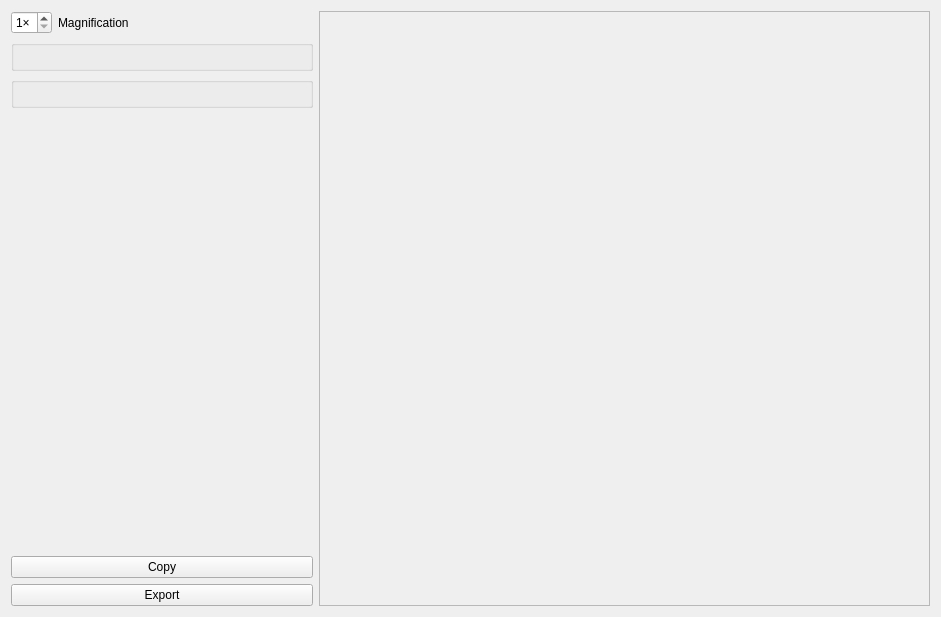
<?xml version="1.0" encoding="UTF-8"?>
<ui version="4.0">
 <class>QGBA::MapView</class>
 <widget class="QWidget" name="QGBA::MapView">
  <property name="geometry">
   <rect>
    <x>0</x>
    <y>0</y>
    <width>941</width>
    <height>617</height>
   </rect>
  </property>
  <property name="windowTitle">
   <string>Maps</string>
  </property>
  <layout class="QGridLayout" name="gridLayout" rowstretch="0,0,0,0,0,0,0">
   <item row="1" column="0">
    <layout class="QVBoxLayout" name="bgLayout">
     <item>
      <layout class="QHBoxLayout" name="horizontalLayout_4">
       <item>
        <widget class="QSpinBox" name="magnification">
         <property name="sizePolicy">
          <sizepolicy hsizetype="Fixed" vsizetype="Fixed">
           <horstretch>0</horstretch>
           <verstretch>0</verstretch>
          </sizepolicy>
         </property>
         <property name="suffix">
          <string notr="true">×</string>
         </property>
         <property name="minimum">
          <number>1</number>
         </property>
         <property name="maximum">
          <number>8</number>
         </property>
        </widget>
       </item>
       <item>
        <widget class="QLabel" name="label_2">
         <property name="text">
          <string>Magnification</string>
         </property>
        </widget>
       </item>
      </layout>
     </item>
    </layout>
   </item>
   <item row="1" column="1" rowspan="6" colspan="2">
    <widget class="QScrollArea" name="scrollArea">
     <property name="widgetResizable">
      <bool>true</bool>
     </property>
     <property name="alignment">
      <set>Qt::AlignLeading|Qt::AlignLeft|Qt::AlignTop</set>
     </property>
     <widget class="QWidget" name="scrollAreaWidgetContents">
      <property name="geometry">
       <rect>
        <x>0</x>
        <y>0</y>
        <width>613</width>
        <height>601</height>
       </rect>
      </property>
      <layout class="QVBoxLayout" name="verticalLayout">
       <property name="leftMargin">
        <number>0</number>
       </property>
       <property name="topMargin">
        <number>0</number>
       </property>
       <property name="rightMargin">
        <number>0</number>
       </property>
       <property name="bottomMargin">
        <number>0</number>
       </property>
       <item>
        <widget class="QLabel" name="map">
         <property name="text">
          <string/>
         </property>
        </widget>
       </item>
       <item>
        <spacer name="verticalSpacer_2">
         <property name="orientation">
          <enum>Qt::Vertical</enum>
         </property>
         <property name="sizeHint" stdset="0">
          <size>
           <width>20</width>
           <height>40</height>
          </size>
         </property>
        </spacer>
       </item>
      </layout>
     </widget>
    </widget>
   </item>
   <item row="3" column="0">
    <widget class="QGBA::AssetTile" name="tile"/>
   </item>
   <item row="4" column="0">
    <spacer name="verticalSpacer">
     <property name="orientation">
      <enum>Qt::Vertical</enum>
     </property>
     <property name="sizeHint" stdset="0">
      <size>
       <width>0</width>
       <height>0</height>
      </size>
     </property>
    </spacer>
   </item>
   <item row="6" column="0">
    <widget class="QPushButton" name="exportButton">
     <property name="text">
      <string>Export</string>
     </property>
    </widget>
   </item>
   <item row="2" column="0">
    <widget class="QGBA::AssetInfo" name="bgInfo">
     <property name="title">
      <string/>
     </property>
     <layout class="QVBoxLayout" name="verticalLayout_2"/>
    </widget>
   </item>
   <item row="5" column="0">
    <widget class="QPushButton" name="copyButton">
     <property name="text">
      <string>Copy</string>
     </property>
    </widget>
   </item>
  </layout>
 </widget>
 <customwidgets>
  <customwidget>
   <class>QGBA::AssetInfo</class>
   <extends>QGroupBox</extends>
   <header>AssetInfo.h</header>
   <container>1</container>
  </customwidget>
  <customwidget>
   <class>QGBA::AssetTile</class>
   <extends>QGroupBox</extends>
   <header>AssetTile.h</header>
   <container>1</container>
  </customwidget>
 </customwidgets>
 <resources/>
 <connections/>
</ui>
